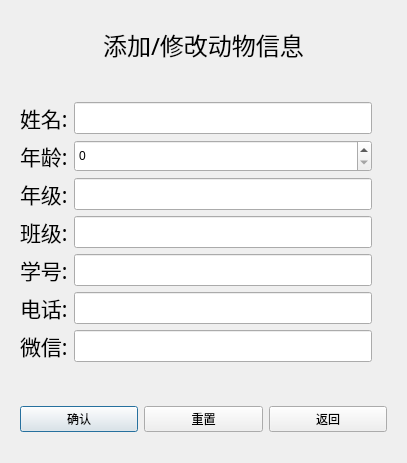
<?xml version="1.0" encoding="UTF-8"?>
<ui version="4.0">
 <class>add_student</class>
 <widget class="QDialog" name="add_student">
  <property name="enabled">
   <bool>true</bool>
  </property>
  <property name="geometry">
   <rect>
    <x>0</x>
    <y>0</y>
    <width>407</width>
    <height>463</height>
   </rect>
  </property>
  <property name="windowTitle">
   <string>添加学生</string>
  </property>
  <property name="windowIcon">
   <iconset theme="accessories-character-map"/>
  </property>
  <layout class="QHBoxLayout" name="horizontalLayout_3">
   <item>
    <widget class="QWidget" name="widget_5" native="true">
     <layout class="QVBoxLayout" name="verticalLayout_3">
      <property name="leftMargin">
       <number>0</number>
      </property>
      <property name="topMargin">
       <number>0</number>
      </property>
      <property name="rightMargin">
       <number>0</number>
      </property>
      <property name="bottomMargin">
       <number>0</number>
      </property>
      <item>
       <widget class="QLabel" name="label_7">
        <property name="font">
         <font>
          <family>江西拙楷</family>
          <pointsize>18</pointsize>
         </font>
        </property>
        <property name="layoutDirection">
         <enum>Qt::LeftToRight</enum>
        </property>
        <property name="text">
         <string>添加/修改动物信息</string>
        </property>
        <property name="alignment">
         <set>Qt::AlignCenter</set>
        </property>
       </widget>
      </item>
      <item>
       <widget class="QWidget" name="widget_3" native="true">
        <layout class="QHBoxLayout" name="horizontalLayout">
         <property name="leftMargin">
          <number>0</number>
         </property>
         <item>
          <widget class="QWidget" name="widget" native="true">
           <property name="sizePolicy">
            <sizepolicy hsizetype="Minimum" vsizetype="Minimum">
             <horstretch>0</horstretch>
             <verstretch>0</verstretch>
            </sizepolicy>
           </property>
           <property name="minimumSize">
            <size>
             <width>20</width>
             <height>0</height>
            </size>
           </property>
           <layout class="QFormLayout" name="formLayout">
            <item row="0" column="0">
             <widget class="QLabel" name="label_4">
              <property name="font">
               <font>
                <family>悠哉字体</family>
                <pointsize>16</pointsize>
                <bold>false</bold>
                <underline>false</underline>
                <strikeout>false</strikeout>
               </font>
              </property>
              <property name="text">
               <string>姓名:</string>
              </property>
             </widget>
            </item>
            <item row="1" column="0">
             <widget class="QLabel" name="label_3">
              <property name="font">
               <font>
                <family>悠哉字体</family>
                <pointsize>16</pointsize>
                <bold>false</bold>
                <underline>false</underline>
                <strikeout>false</strikeout>
               </font>
              </property>
              <property name="text">
               <string>年龄:</string>
              </property>
             </widget>
            </item>
            <item row="2" column="0">
             <widget class="QLabel" name="label_2">
              <property name="font">
               <font>
                <family>悠哉字体</family>
                <pointsize>16</pointsize>
                <bold>false</bold>
                <underline>false</underline>
                <strikeout>false</strikeout>
               </font>
              </property>
              <property name="text">
               <string>年级:</string>
              </property>
             </widget>
            </item>
            <item row="3" column="0">
             <widget class="QLabel" name="label">
              <property name="font">
               <font>
                <family>悠哉字体</family>
                <pointsize>16</pointsize>
                <bold>false</bold>
                <underline>false</underline>
                <strikeout>false</strikeout>
               </font>
              </property>
              <property name="text">
               <string>班级:</string>
              </property>
             </widget>
            </item>
            <item row="5" column="0">
             <widget class="QLabel" name="label_5">
              <property name="font">
               <font>
                <family>悠哉字体</family>
                <pointsize>16</pointsize>
                <bold>false</bold>
                <underline>false</underline>
                <strikeout>false</strikeout>
               </font>
              </property>
              <property name="text">
               <string>电话:</string>
              </property>
             </widget>
            </item>
            <item row="0" column="1">
             <widget class="QLineEdit" name="nameed">
              <property name="sizePolicy">
               <sizepolicy hsizetype="Expanding" vsizetype="Ignored">
                <horstretch>0</horstretch>
                <verstretch>0</verstretch>
               </sizepolicy>
              </property>
             </widget>
            </item>
            <item row="1" column="1">
             <widget class="QSpinBox" name="age_spin">
              <property name="sizePolicy">
               <sizepolicy hsizetype="Minimum" vsizetype="Ignored">
                <horstretch>0</horstretch>
                <verstretch>0</verstretch>
               </sizepolicy>
              </property>
              <property name="maximum">
               <number>70</number>
              </property>
             </widget>
            </item>
            <item row="3" column="1">
             <widget class="QLineEdit" name="clased">
              <property name="sizePolicy">
               <sizepolicy hsizetype="Expanding" vsizetype="Ignored">
                <horstretch>0</horstretch>
                <verstretch>0</verstretch>
               </sizepolicy>
              </property>
             </widget>
            </item>
            <item row="5" column="1">
             <widget class="QLineEdit" name="phoned">
              <property name="sizePolicy">
               <sizepolicy hsizetype="Expanding" vsizetype="Ignored">
                <horstretch>0</horstretch>
                <verstretch>0</verstretch>
               </sizepolicy>
              </property>
             </widget>
            </item>
            <item row="6" column="1">
             <widget class="QLineEdit" name="wxED">
              <property name="sizePolicy">
               <sizepolicy hsizetype="Expanding" vsizetype="Ignored">
                <horstretch>0</horstretch>
                <verstretch>0</verstretch>
               </sizepolicy>
              </property>
              <property name="layoutDirection">
               <enum>Qt::LeftToRight</enum>
              </property>
             </widget>
            </item>
            <item row="2" column="1">
             <widget class="QLineEdit" name="clss">
              <property name="sizePolicy">
               <sizepolicy hsizetype="Expanding" vsizetype="Ignored">
                <horstretch>0</horstretch>
                <verstretch>0</verstretch>
               </sizepolicy>
              </property>
             </widget>
            </item>
            <item row="6" column="0">
             <widget class="QLabel" name="label_6">
              <property name="font">
               <font>
                <family>悠哉字体</family>
                <pointsize>16</pointsize>
                <bold>false</bold>
                <underline>false</underline>
                <strikeout>false</strikeout>
               </font>
              </property>
              <property name="text">
               <string>微信:</string>
              </property>
             </widget>
            </item>
            <item row="4" column="0">
             <widget class="QLabel" name="label_8">
              <property name="font">
               <font>
                <family>悠哉字体</family>
                <pointsize>16</pointsize>
                <bold>false</bold>
                <underline>false</underline>
                <strikeout>false</strikeout>
               </font>
              </property>
              <property name="text">
               <string>学号:</string>
              </property>
             </widget>
            </item>
            <item row="4" column="1">
             <widget class="QLineEdit" name="stuid">
              <property name="sizePolicy">
               <sizepolicy hsizetype="Expanding" vsizetype="Ignored">
                <horstretch>0</horstretch>
                <verstretch>0</verstretch>
               </sizepolicy>
              </property>
             </widget>
            </item>
           </layout>
          </widget>
         </item>
         <item>
          <widget class="QWidget" name="widget_2" native="true">
           <layout class="QVBoxLayout" name="verticalLayout">
            <property name="spacing">
             <number>0</number>
            </property>
            <property name="leftMargin">
             <number>0</number>
            </property>
            <property name="topMargin">
             <number>1</number>
            </property>
            <property name="rightMargin">
             <number>0</number>
            </property>
            <property name="bottomMargin">
             <number>0</number>
            </property>
           </layout>
          </widget>
         </item>
        </layout>
       </widget>
      </item>
      <item>
       <widget class="QWidget" name="widget_4" native="true">
        <layout class="QHBoxLayout" name="horizontalLayout_2">
         <item>
          <widget class="QPushButton" name="add_stu">
           <property name="layoutDirection">
            <enum>Qt::LeftToRight</enum>
           </property>
           <property name="text">
            <string>确认</string>
           </property>
          </widget>
         </item>
         <item>
          <widget class="QPushButton" name="reset_btn">
           <property name="text">
            <string>重置</string>
           </property>
          </widget>
         </item>
         <item>
          <widget class="QPushButton" name="return_main">
           <property name="text">
            <string>返回</string>
           </property>
          </widget>
         </item>
        </layout>
       </widget>
      </item>
     </layout>
    </widget>
   </item>
  </layout>
 </widget>
 <tabstops>
  <tabstop>nameed</tabstop>
  <tabstop>age_spin</tabstop>
  <tabstop>clss</tabstop>
  <tabstop>clased</tabstop>
  <tabstop>stuid</tabstop>
  <tabstop>phoned</tabstop>
  <tabstop>wxED</tabstop>
  <tabstop>add_stu</tabstop>
  <tabstop>reset_btn</tabstop>
  <tabstop>return_main</tabstop>
 </tabstops>
 <resources/>
 <connections/>
</ui>
